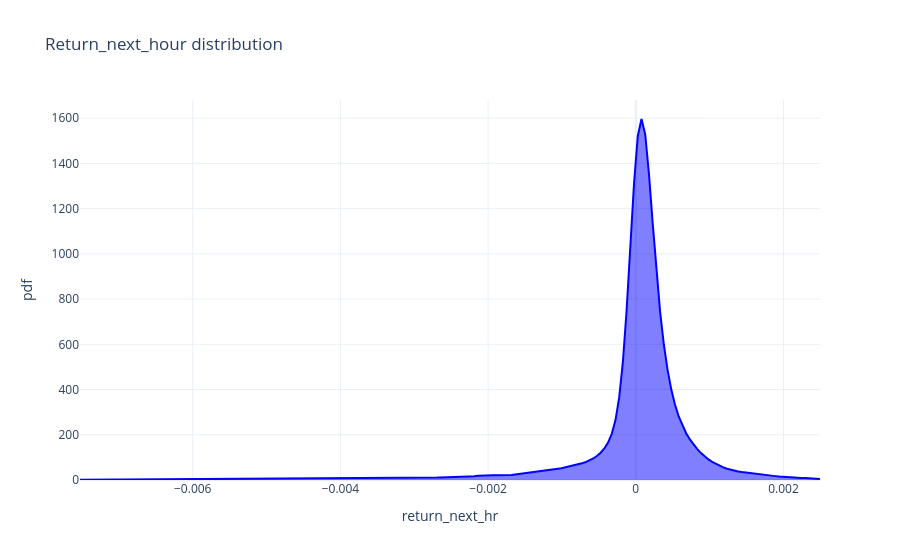

Notebook cell for this chart:
### Code cell
plot_return_distribution([df_features],target='return_next_hr',title='Return_next_hour distribution',
                         name_list=[""],x_axis='return_next_hr',y_axis='pdf')

### Figure 1 — Plotly figure (JSON) as saved in the notebook; plotly's stock layout.template omitted (floating-point values rounded to 4 significant figures; data arrays with more than 128 entries replaced by an {"elided": "..."} marker saying what was removed)
{"data": [{"fill": "tozeroy", "line": {"color": "blue", "width": 2}, "mode": "lines", "name": " KDE", "type": "scatter", "x": {"elided": "200 float values"}, "y": {"elided": "200 float values"}}], "layout": {"title": {"text": "Return_next_hour distribution"}, "xaxis": {"range": [-0.007527, 0.002495], "title": {"text": "return_next_hr"}}, "yaxis": {"title": {"text": "pdf"}}}}
